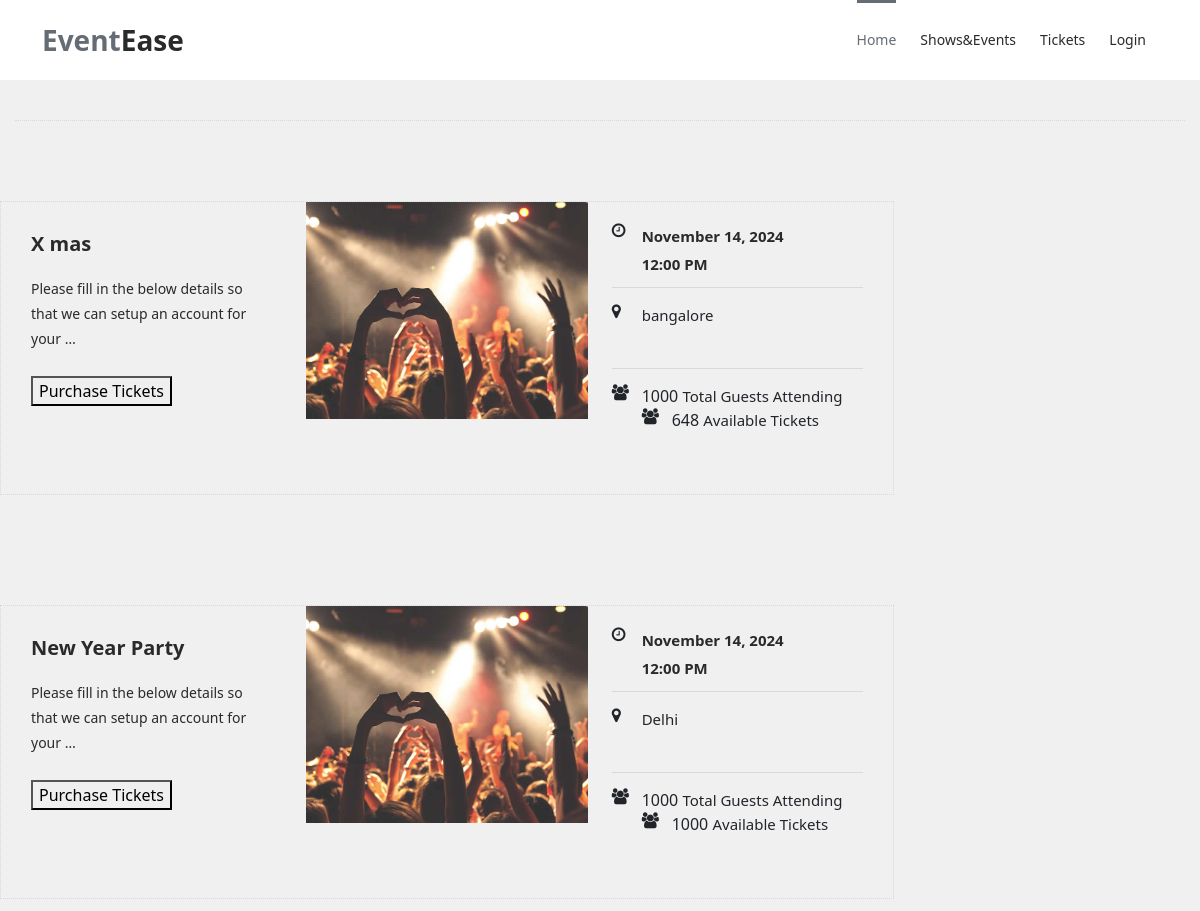
/display_event/ (upper part), run on an earlier commit of the app's database.
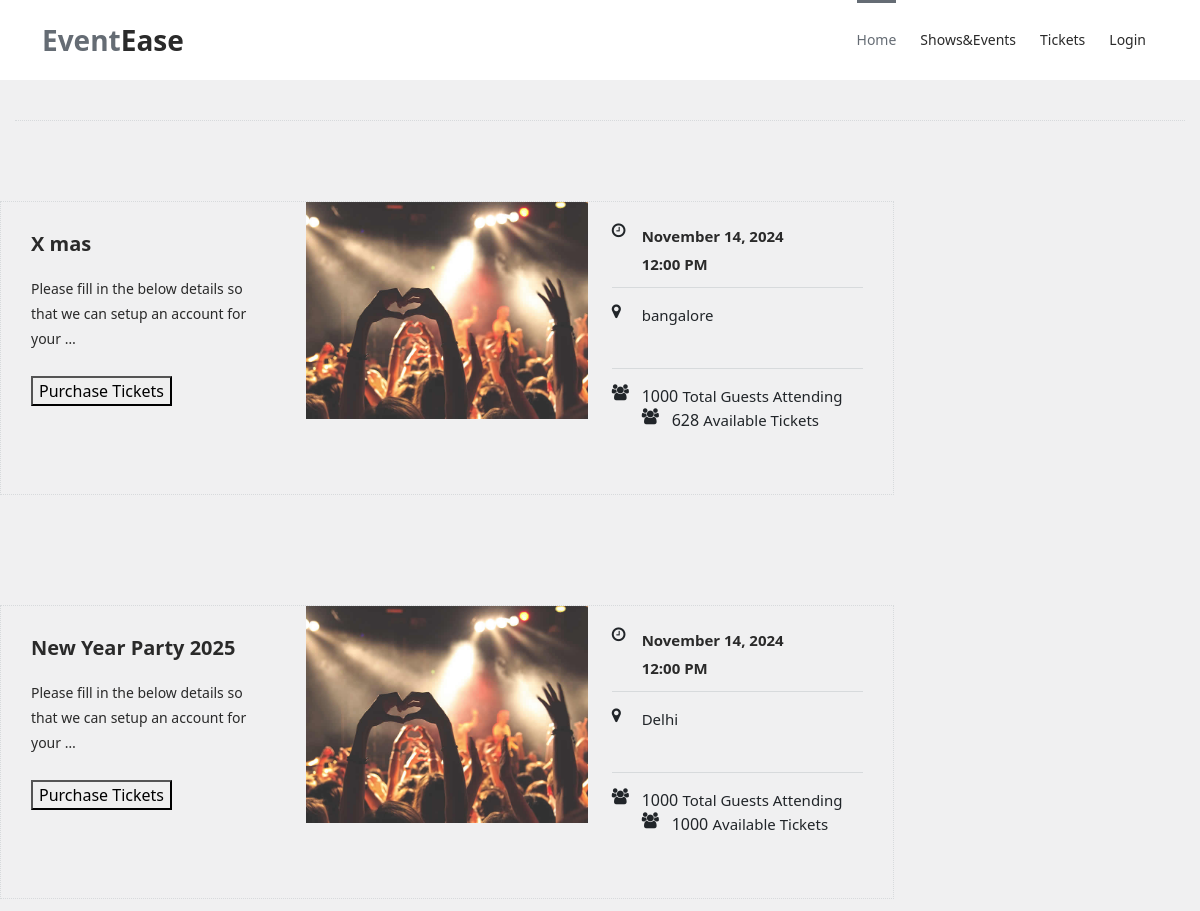
And on a later commit of the database.
### events/models.py (models this page shows, shortened)
class Event(models.Model):
    user = models.ForeignKey(Profile, on_delete=models.CASCADE,blank=True,null=True)  # Link each event to a user
    title = models.CharField(max_length=200)
    description = models.TextField()
    date = models.DateField()
    time = models.TimeField()
    location = models.CharField(max_length=255)
    ticket_price=models.DecimalField(max_digits=10,decimal_places=2,default=0.00)
    is_active = models.BooleanField(default=True)
    image = models.ImageField(upload_to='event_images/', null=True, blank=True)
    capacity = models.PositiveIntegerField(default=0)
    available_tickets = models.PositiveIntegerField(default=0)

### events/views.py (the view)
# urls.py: path('display_event/', views.event_display, name='display_event'),
def event_display(request):
    event_requests = Event.objects.all()
    paginator = Paginator(event_requests,4)  # 4 events per page
    page_number = request.GET.get('page')
    try:
        events_page = paginator.get_page(page_number)  # Get the current page's events
    except PageNotAnInteger:
        events_page = paginator.get_page(1)  # If page is not an integer, show the first page
    except EmptyPage:
        events_page = paginator.get_page(paginator.num_pages)  # If out of range, show the last page
    return render(request, 'event_display_layout.html', {'event_requests': events_page})

### templates/event_display_layout.html (shortened to what this page needs)
{% extends 'blank_layout.html' %}
{% block header%}
{% include 'header.html' %}
{% endblock header%}
{% block event_display %}
{% include 'event_display.html' %}
{% endblock event_display %}

### templates/event_display.html (shortened to what the changed rows need)
{% load static %}
<div class="shows-events-tabs">
        <div class="row">
            {% for event in event_requests %}
            <div class="col-lg-12">
                <div class="row ui-tabs ui-widget ui-widget-content ui-corner-all" id="tabs">
                    <div class="col-lg-12">
                        <section class="tabs-content">
                            <article id="tabs-1" aria-labelledby="ui-id-1" class="ui-tabs-panel ui-widget-content ui-corner-bottom" role="tabpanel" aria-hidden="false" style="display: block;">
                                <div class="row">
                                    <div class="col-lg-9">
                                        <div class="row">
                                            <div class="col-lg-12">
                                                <div class="event-item">
                                                    <div class="row">
                                                        <div class="col-lg-4">
                                                            <div class="left-content">
                                                                <h4>{{event.title}}</h4>
                                                                <p>{{ event.description|truncatewords:15 }}</p>
                                                            <form method="post" action="{% url 'purchase_tickets' event.pk %}"  enctype="multipart/form-data">
                                                                    <div class="main-dark-button">
                                                                        <button  type="submit">Purchase Tickets</button>
                                                                    </div>
                                                            </form>
                                                            </div>
                                                        </div>
                                                        <div class="col-lg-4">
                                                            {% if event.image and event.image.url %}
                                                            <div class="thumb">
                                                                <img src="{{ event.image.url}}" alt="{{ event.name }}">
                                                            </div>
                                                            {% else %}
                                                            <p>No image available.</p>
                                                            {% endif %}
                                                        </div>
                                                        <div class="col-lg-4">
                                                            <div class="right-content">
                                                                <ul>
                                                                    <li>
                                                                        <i class="fa fa-clock-o"></i>
                                                                        <h6>{{ event.date|date:"F j, Y" }}<br>{{ event.time|date:"h:i A" }}</h6>
                                                                    </li>
                                                                    <li>
                                                                        <i class="fa fa-map-marker"></i>
                                                                        <span>{{ event.location }}</span>
                                                                    </li>
                                                                    <li>
                                                                        <i class="fa fa-users"></i> {{event.capacity}} <span>Total Guests Attending</span>
                                                                        <div>
                                                                            <i class="fa fa-users"></i> {{event.available_tickets}} <span> Available Tickets</span>
                                                                        </div>
                                                                    </li>
                                                                </ul>
                                                            </div>
                                                        </div>
                                                    </div>
                                                </div>
                                            </div>
                                        </div>
                                    </div>
                                </div>
                            </article>
                        </section>
                    </div>
                </div>
            </div>
            {% endfor %}
        </div>
</div>
    <link rel="stylesheet" href="{% static 'css/pagination.css' %}">

What changed in the data, as far as the page shows it:
changed Event "X mas": available_tickets "648" → "628"
changed Event "Delhi": title "New Year Party" → "New Year Party 2025"
